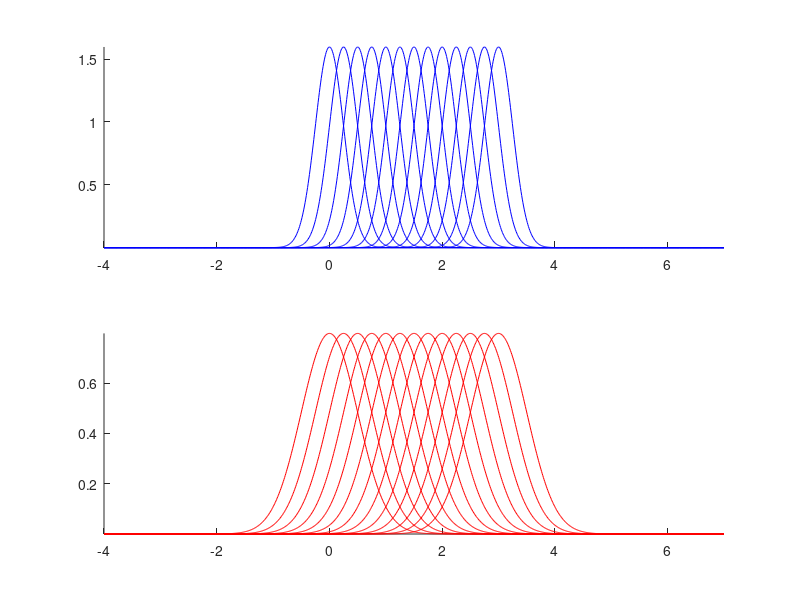

This figure's MATLAB source: (Note: this script raises an error after producing the figure.)
function run_normative_model

%% initialize 
fprintf('--------------\nRunning normative model simulations...\n');

%define mean of target distribution
muTlow = 0:.25:3;

% contrast widths
sigmaLow = 1;
sigmaHigh = 2;

% target scaling factor
f = .25;

%index of distribution used in previous plots
indTarget = find(muTlow == 1.5);

% visualize pdfs
x = linspace(min(muTlow)-2*sigmaHigh,max(muTlow)+2*sigmaHigh,1000);
for i = 1:length(muTlow)
    subplot(2,1,1); hold on;
    plot(x,normpdf(x,muTlow(i),sigmaLow*f),'b');
    axis tight;
    subplot(2,1,2); hold on;
    plot(x,normpdf(x,muTlow(i),sigmaHigh*f),'r');
    axis tight;
end



%% generate results for all values of muT
resFile = './_data/normative_model.mat';
%resFile = 'discriminability.mat';


%-----generate results for muTlow = 1.5------%
[res,p] = varianceSims(muTlow(indTarget),sigmaLow,sigmaHigh,f,1);

%% plot figures used in Cosyne abstract
plotFigs_CFA(res); drawnow;



%% generate res for all target means
if ~exist(resFile)
    fprintf('Simulating different target volumes...\n');
    for i = 1:length(muTlow)
        rr(i) = varianceSims(muTlow(i),sigmaLow,sigmaHigh,f,1);
    end
    save(resFile,'rr','-v7.3');
else
    fprintf('Loading simulation results...\n');
    load(resFile);
end




%% compare performance metrics
nLevels = 16;
times = 1:50;
iT = 1:length(times);
bins = -.5:(nLevels-.5);
bb = [bins,nLevels+.5,nLevels+1.5]-1;

% precompute distributions for each contrast, volume, time
for j = 1:length(rr)
    for i=1:numel(iT)
        
        % distributions
        targetDist(:,j,i,1) = rr(j).buffer.yT(50+times(iT(i)),:);
        targetDist(:,j,i,2) = rr(j).buffer.yT(100+times(iT(i)),:);
        noiseDist(:,j,i,1) = rr(j).buffer.yB(50+times(iT(i)),:);
        noiseDist(:,j,i,2) = rr(j).buffer.yB(100+times(iT(i)),:);
        
        % during each run, what was the gain?
        gain(:,j,i,1) = rr(j).buffer.k(50+times(iT(i)),:);
        gain(:,j,i,2) = rr(j).buffer.k(100+times(iT(i)),:);
        
    end
end

% decision rule: criterion that optimizes performance
% across all volumes and times
for i = 1:2
    allT = targetDist(:,:,:,i);
    allB = noiseDist(:,:,:,i);
    
    allVals = [allT(:); allB(:)];
    trueVals = [ones(size(allT(:))); zeros(size(allB(:)))];
    
    % try criterion to optimize detection
    crits = 0:16;
    for j = 1:length(crits)
        pred = allVals > crits(j);
        pc(j) = mean(pred == trueVals);
    end
    [~,mxi] = max(pc);
    crit(i) = crits(mxi);
    
end

contrastTimes = [50 100];
for j = 1:length(rr)
    for i=1:numel(iT)
        for k = 1:2
            
            % distributions for this condition
            tDist = squeeze(targetDist(:,j,i,k));
            nDist = squeeze(noiseDist(:,j,i,k));

            % roc values
            [~,~,roc(j,i,k)] = computeROC(nDist,tDist);
            
            % KL divergence
            dkl(j,i,k) = rr(j).buffer.Dkl(contrastTimes(k)+times(iT(i)),2);
            
            % distribution overlap
            doverlap(j,i,k) = rr(j).buffer.Dkl(contrastTimes(k)+times(iT(i)),1);
            
            % criterion decision rule
            allResp = [tDist; nDist];
            labels = [ones(size(tDist)); zeros(size(nDist))];
            pred = allResp > crit(1);
            fa(j,i,k) = mean(pred(labels==0));
            hr(j,i,k) = mean(pred(labels==1));
            perf(j,i,k) = mean(pred == labels);
            
        end
    end
end


% fit curves to each psychometric function
fprintf('Fitting model psychometric functions... '); tic;
metrics = {'roc','dkl','doverlap','perf'};
for m = 1:length(metrics)
    for i = 1:length(iT)
        for j = 1:2
            
            x = muTlow';
            eval(sprintf('y = squeeze(%s(:,i,j));',metrics{m}));
            [prms(m,i,j,:), mdl, thresh(m,i,j), sense(m,i,j), ~, ~,thresh75(m,i,j)] = ...
                fitLogGrid(x,y,[],[],[],.75);
            slope(m,i,j) = max(diff(y)./diff(x));
            
        end
    end
end
toc;

            


% plot graphs for each metric
tI = 1:25;
tcolors{1} = [ones(length(tI),1) ...
              linspace(.8,0,length(tI))' ...
              linspace(.8,0,length(tI))'];
tcolors{2} = [linspace(.8,0,length(tI))'...
              linspace(.8,0,length(tI))'...
              ones(length(tI),1)];
mmarks = linspace(.25,3,length(muTlow));
g = squeeze(mean(gain,[1 2]));


% colors
cols = [1 0 0; 0 0 1];
cols_lite = [1 .6 .6;
             .6 .6 1];

%plot discriminability versus target mean
f2 = figure(21); clf; hold on; 
mi = find(contains(metrics,'doverlap'));
times = 1:5:26;
for i=1:numel(times)
    subplot(3,numel(times),i);hold on;
    x = muTlow'; xf = linspace(min(x),max(x),100);
    
    % high contrast
    y = doverlap(:,times(i),1);
    pp(i,1,:) = squeeze(prms(mi,times(i),1,:));
    tr(i,1) = thresh(mi,times(i),1);
    sl(i,1) = slope(mi,times(i),1);
    plot(x,y,'.','color',cols_lite(1,:),'markersize',10);
    plot(xf,mdl(pp(i,1,:),xf),'color',cols(1,:),'linewidth',1);
    plot([tr(i,1) tr(i,1)],[.5 mdl(pp(i,1,:),tr(i,1))],...
         '--','color',cols(1,:),'linewidth',1);
    
    % low contrast
    y = doverlap(:,times(i),2);
    pp(i,2,:) = squeeze(prms(mi,times(i),2,:));
    tr(i,2) = thresh(mi,times(i),2);
    sl(i,2) = slope(mi,times(i),2);
    plot(x,y,'.','color',cols_lite(2,:),'markersize',10);
    plot(xf,mdl(pp(i,2,:),xf),'color',cols(2,:),'linewidth',1);
    plot([tr(i,2) tr(i,2)],[.5 mdl(pp(i,2,:),tr(i,2))],...
         '--','color',cols(2,:),'linewidth',1);
    xlabel('target mean');
    ylabel('discriminability');
    ylim([.6,.9]);xlim([min(muTlow),max(muTlow)])
    plotPrefs;
    
    subplot(3,numel(times),numel(times)+i);
    b = bar([2 1],tr(i,:),'FaceColor','flat');
    b.CData(1,:) = cols(2,:);
    b.CData(2,:) = cols(1,:);
    ylabel('Threshold'); ylim([0 2.5]);
    plotPrefs
    
    subplot(3,numel(times),numel(times)*2+i);
    b = bar([2 1],sl(i,:),'FaceColor','flat');
    b.CData(1,:) = cols(2,:);
    b.CData(2,:) = cols(1,:);
    ylabel('Slope'); ylim([0 .2]);
    plotPrefs;
    
    
end
saveFigPDF(f2,[900 400],'./_plots/_psychCurvesDT.pdf');


%% subplot for each target mean over time
f11 = figure(11); clf; hold on;

% color map
cw = [1,1,1];
cr = [1,0,0];
cb = [0,0,1];
cRL = [];cBL = [];
for i=1:15
    cRL = [cRL;cw+(cr-cw)*i./(numel(muTlow)+3)];
    cBL = [cBL;cw+(cb-cw)*i./(numel(muTlow)+3)];
end
cmap(:,:,1) = cBL;
cmap(:,:,2) = cRL;

for i = 1:numel(muTlow)
    
    subplot(4,4,i); hold on;
    clear d;
    d(1,:) = [rr(i).buffer.Dkl(95:100,1);rr(i).buffer.Dkl(1:50,1)];
    d(2,:) = [rr(i).buffer.Dkl(45:50,1);rr(i).buffer.Dkl(51:100,1)];
   
    plot([0 0],[.5 .9],'k--');
    title(sprintf('Target mu = %3.2f',muTlow(i)));
    
    for j = 1:size(d,1)
        
        % plot
        clear DD;
        DD = d(j,:);
        plot(-5:50,DD,'linewidth',2,'color',cmap(i+2,:,j));
        
    end
    plotPrefs;
        
end
saveFigPDF(f11,[800 700],'./_plots/_discriminabilityDTperMu.pdf');






%% nonlinearity slopes over time
times = 1:50;
nT = numel(times);
x0 = linspace(-10,10,100);
ind = 4;
sigmaNoise = p.rs_noise01.sigmaNoise; % noise added to spike
                                      % response
nLevels = 16; % max spikes per time bin?
tI = [100 50]; % contrast index over time

% make nonlinearity at each timepoint for plotting
clear rV;
for i=1:nT
    
    t = times(i);
    
    % low variance
    [~,rV(1,i,:)] = encodeWithDiscrete(x0, mean(res.buffer.k(100+t,:),2), ...
                                       mean(res.buffer.x0(100+t,:),2), ...
                                       0,nLevels);
    % high variance
    [~,rV(2,i,:)] = encodeWithDiscrete(x0, mean(res.buffer.k(100+t,:),2), ...
                                       mean(res.buffer.x0(100+t,:),2), ...
                                       0,nLevels);
    
end


%% gain plots (k)

f12 = figure(12); clf;
cc = {'b','r'};
ksamps = 40;
for i = 1:2
    
    subplot(2,3,2:3); hold on;
    ts = mean(res.buffer.k(tI(i):tI(i)+ksamps,:),2);
    
    %if i == 2
%    ts = -ts;
        % end
    %ts = normalize(ts,'range');
    
    plot(ts,'color',cc{i},'LineWidth',1);

    
    % find half 'max'
    halfMax = range(ts)/2 + min(ts);
    [~,mi] = min(abs(ts - halfMax));
    plot([mi mi],[0 ts(mi)],'--','color',cc{i},'linewidth',1);
    plot(mi,ts(mi),'o','color',cc{i},'linewidth',1);
    xlabel('Time (samples)');
    ylabel('Gain'); 
    plotPrefs; axis tight; ylim([.2 1]);
    
    halfRange(i) = mi;
    
end

subplot(2,3,6);
b = bar([1 2],halfRange,'FaceColor','flat');
b.CData(1,:) = cols(2,:);
b.CData(2,:) = cols(1,:);
ylabel('Timesteps to Half-Range'); ylim([0 11]);


% plot nonlinearities
subplot(2,3,1); hold on;
mRV = squeeze(rV(1,:,:));
times = 1:15;
nt = length(times);
alphas = linspace(.1,1,nt);
for i = 1:nt
    ph = plot(x0,mRV(i,:),'b');
    ph.Color(4) = alphas(i);
end
xlabel('signal'); ylabel('response');
plotPrefs;


% plot nonlinearities
subplot(2,3,4); hold on;
mRV = squeeze(rV(2,:,:));
for i = 1:nt
    ph = plot(x0,mRV(i,:),'r');
    ph.Color(4) = alphas(i);
end
xlabel('signal'); ylabel('response');
plotPrefs;
saveFigPDF(f12,[450 275],'./_plots/deltaGain.pdf');



%% summary
mu_lo = 1.5;
mu_hi = 2.25;
cols = [0 0 1; 1 0 0];
cols_lite = [.8 .8 1; 1 .8 .8];

% extract each time course
dd(:,1) = [rr(muTlow == mu_lo).buffer.Dkl(95:100,1);...
          rr(muTlow == mu_lo).buffer.Dkl(1:50,1)];
dd(:,2) = [rr(muTlow == mu_hi).buffer.Dkl(45:50,1);...
          rr(muTlow == mu_hi).buffer.Dkl(51:100,1)];
kk(:,1) = mean([rr(muTlow == mu_lo).buffer.k(95:100,:);...
                rr(muTlow == mu_lo).buffer.k(1:50,:)],2);
kk(:,2) = mean([rr(muTlow == mu_hi).buffer.k(45:50,:);...
                rr(muTlow == mu_hi).buffer.k(51:100,:)],2);

% time sampling, etc
t = -5:50;
tI = t>=0;
p0 = [.7 .1 4];
yy = dd;

% plot discriminability and fit
f12 = figure(12); clf;
subplot(3,3,[1 2]); hold on
for i = 1:2
    [prm(:,i),emdl,tau(i)] = fitExpGrid(t(tI),movmean(yy(tI,i),2),p0);
    plot(t,yy(:,i),'.','markersize',10,'color',cols_lite(i,:));
    plot(t(tI),emdl(prm(:,i),t(tI)),'color',cols(i,:),'linewidth',1);
end
axis tight; ylim([.65 .85]);
plot([0 0],ylim,'k--'); plotPrefs;
ylabel('Discriminability'); xlabel('Time (steps)');

% plot gain
subplot(3,3,[4 5]); hold on
for i = 1:2
    plot(t,kk(:,i),'-','color',cols(i,:));
end
axis tight; ylim([.35 .9]);
plot([0 0],ylim,'k--');
ylabel('Gain');
xlabel('Time (steps)');
plotPrefs;

% plot psychometric function near full adaptation
clear sl pp tr;
adaptT = 26;
mi = 3;
mdl = fitLogGrid();
subplot(3,3,7); hold on;
cI = [2 1]; % contrast is reversed
clear pp;
for i = 1:2
    y = doverlap(:,adaptT,cI(i));
    pp(i,:) = squeeze(prms(mi,adaptT,cI(i),:));
    tr(i) = thresh(mi,adaptT,cI(i));
    sl(i) = slope(mi,adaptT,cI(i));
    plot(x,y,'.','color',cols_lite(i,:),'markersize',10);
    plot(xf,mdl(pp(i,:),xf),'color',cols(i,:),'linewidth',1);
    plot([tr(i) tr(i)],[.5 mdl(pp(i,:),tr(i))],...
         '--','color',cols(i,:),'linewidth',1);
end
xlabel('Target Mean');
ylabel('Discriminability');
ylim([.6,.9]);xlim([min(muTlow),max(muTlow)])
plotPrefs;

% plot threshold
subplot(3,3,3);
b = bar([1 2],tr,'FaceColor','flat');
b.CData(1,:) = cols(1,:);
b.CData(2,:) = cols(2,:);
ylabel('Threshold');
plotPrefs; ylim([0 2.5]);

% plot slope
subplot(3,3,6);
b = bar([1 2],sl,'FaceColor','flat');
b.CData(1,:) = cols(1,:);
b.CData(2,:) = cols(2,:);
ylabel('Slope');
plotPrefs;  ylim([0 .15]);

% plot tau
subplot(3,3,9); hold on;
b = bar([1 2],tau,'FaceColor','flat');
b.CData(1,:) = cols(1,:);
b.CData(2,:) = cols(2,:);
ylabel('\tau (steps)');
plotPrefs; ylim([0 15]);

saveFigPDF(f12,[350 300],'./_plots/_model_summary.pdf');


%% plot distributions for each time point in the curve
f13 = figure(13); clf; hold on;
cG = [0,120,87]./255;
%iT = [1,5,9];
times = 0:5:26;
iT = 1:length(times);
bins = -.5:(nLevels-.5);
bb = [bins,nLevels+.5,nLevels+1.5]-1;
for i=1:numel(iT)
    subplot(3,length(iT),i+length(iT));hold on;
    hB = histcounts(rr(muTlow == mu_lo).buffer.yB(100+times(iT(i)),:),bins);
    hB = [0,hB./sum(hB),0,0];
    
    hT = histcounts(rr(muTlow == mu_lo).buffer.yT(100+times(iT(i)),:),bins);
    hT = [0,hT./sum(hT),0,0];
    
    stairs(bb,hB,'color',cols(1,:),'linewidth',1)
    stairs(bb,hT,'color',cG,'linewidth',1)
    ylim([0,.6])
    xlabel('spike count k')
    ylabel('P(k)')
    title(sprintf('Sample %d after switch',times(iT(i))));
    plotPrefs;
    
    subplot(3,length(iT),i+2*length(iT));hold on;
    hB = histcounts(rr(muTlow == mu_hi).buffer.yB(50+times(iT(i)),:),bins);
    hB = [0,hB./sum(hB),0,0];
    
    hT = histcounts(rr(muTlow == mu_hi).buffer.yT(50+times(iT(i)),:),bins);
    hT = [0,hT./sum(hT),0,0];
    
    stairs(bb,hB,'color',cols(2,:),'linewidth',1)
    stairs(bb,hT,'color',cG,'linewidth',1)
    ylim([0,.6])
    xlabel('spike count k')
    ylabel('P(k)')
    plotPrefs;
    
end
clite = [.6 .6 1; 1 .6 .6];
subplot(3,length(iT),[1:3]); hold on;
for i = 1:2
    plot(t,yy(:,i),'-','color',clite(i,:),'linewidth',1);
    plot(times,yy(ismember(t,times),i),'o','markersize',10,...
         'color',cols(i,:));
end
axis tight; ylim([.65 .85]);
plot([0 0],ylim,'k--'); plotPrefs;
ylabel('Discriminability'); xlabel('Time (steps)');
saveFigPDF(f13,[900 450],'./_plots/target_noise_dist_dt.pdf');





%% subplot for each target mean over time inverted and normalized


%  %% ROC computation
%  addpath(genpath('~/chris-lab/code_general/'));
%  for i = 1:length(rr)
%      signalD = rr(i).buffer.yT;
%      noiseD = rr(i).buffer.yB;
%      for t = 1:size(signalD,1)
%          [hits,fas,Dauc(i,t)] = computeROC(noiseD(t,:),signalD(t,:));
%      end
%  end
%  
%  
%  f11 = figure(11); clf; hold on;
%  
%  cmap(:,:,1) = cBL;
%  cmap(:,:,2) = cRL;
%  
%  for i = 1:numel(muTlow)
%      
%      subplot(4,4,i); hold on;
%      clear d;
%      d(1,:) = [Dauc(i,95:100) Dauc(i,1:50)];
%      d(2,:) = [Dauc(i,45:50) Dauc(i,51:100)];
%     
%      plot([0 0],[.5 .9],'k--');
%      title(sprintf('Target mu = %3.2f',muTlow(i)));
%      
%      for j = 1:size(d,1)
%          
%          % plot
%          clear DD;
%          DD = d(j,7:end);
%          
%          if j == 2
%              DD = DD;
%          end
%          %DD = normalize(DD,'range');
%          
%          plot(1:50,DD,'linewidth',2,'color',cmap(i+2,:,j));
%          
%      end
%      plotPrefs;
%          
%  end
%  saveFigPDF(f11,[800 700],'./_plots/_discriminabilityDTperMu_norminv.pdf');



%  for m = 1:length(metrics)
%      
%      fig(m) = figure(m); clf;
%      
%      % plot time markers
%      subplot(5,2,1); hold on;
%      for i = 1:length(tI)
%          plot([times(tI(i)) times(tI(i))], [.5 1],'color',tcolors{1}(i,:),...
%               'linewidth',1);
%          plot([times(tI(i)) times(tI(i))], [1.5 2],'color',tcolors{2}(i,:),...
%               'linewidth',1);
%      end
%      xlabel('Time (samples)'); xlim([-1 26]); plotPrefs;
%      
%      % plot volume markers
%      subplot(5,2,2); hold on;
%      for i = 1:length(muTlow)
%          plot([muTlow(i) muTlow(i)], [.5 1],'color',tcolors{1}(end,:),...
%               'linewidth',mmarks(i));
%          plot([muTlow(i) muTlow(i)], [1.5 2],'color',tcolors{2}(end,:),...
%               'linewidth',mmarks(i));
%      end
%      xlabel('Volume'); xlim([-.25 3.25]); plotPrefs;
%      
%      
%      % extract measure
%      eval(sprintf('D = %s;',metrics{m}));
%      
%      % limits
%      ylims = [floor(min(D(:))*10)/10 ceil(max(D(:))*10)/10];
%      
%      % plot psych curves
%      subplot(5,2,[3 4 5 6]); hold on
%      for i = 1:length(tI)
%          plot(muTlow,squeeze(D(:,tI(i),1)),'color',tcolors{1}(i,:));
%      end
%      for i = 1:length(tI)
%          plot(muTlow,squeeze(D(:,tI(i),2)),'color',tcolors{2}(i,:));
%      end
%      xlabel('Volume'); ylabel(sprintf('D_{%s}',metrics{m})); ylim(ylims);
%      plotPrefs;
%      
%      % plot time curves
%      s = subplot(5,2,[7 9]); hold on
%      for i = 1:length(muTlow)
%          plot(times(tI),squeeze(D(i,tI,1)),'color',tcolors{1}(end,:),...
%               'linewidth',mmarks(i));
%          plot(times(tI),squeeze(D(i,tI,2)),'color',tcolors{2}(end,:),...
%               'linewidth',mmarks(i));
%      end
%      xlabel('Time'); ylabel(sprintf('D_{%s}',metrics{m})); ylim(ylims);
%      %s.Position(3) = s.Position(3) / 2;
%      plotPrefs;
%      
%      subplot(5,2,[8]); hold on;
%      plot(g(:,1),squeeze(sense(m,:,1)),'r');
%      plot(g(:,2),squeeze(sense(m,:,2)),'b');
%      xlabel('Gain'); ylabel('Sensitivity'); plotPrefs;
%      
%      subplot(5,2,[10]); hold on;
%      plot(g(:,1),squeeze(slope(m,:,1)),'r');
%      plot(g(:,2),squeeze(slope(m,:,2)),'b');
%      xlabel('Gain'); ylabel('Slope'); plotPrefs;
%      
%      fn = sprintf('./_plots/model_gain_%s.pdf',metrics{m});
%      saveFigPDF(fig(m),[550 1000],fn);
%      
%  
%  end



        
    
    

    
    





%% plot dependence on target (new figs)

%  %generate colormap
%  cw = [1,1,1];
%  cr = [1,0,0];
%  cb = [0,0,1];
%  cRL = [];cBL = [];
%  for i=1:15
%      cRL = [cRL;cw+(cr-cw)*i./(numel(muTlow)+3)];
%      cBL = [cBL;cw+(cb-cw)*i./(numel(muTlow)+3)];
%  end



%  %plot discriminability over time
%  f1 = figure(1); clf; hold on; 
%  for i=1:numel(muTlow)
%      subplot(1,2,1);hold on;plot(-5:50,[D(95:100,i);D(1:50,  i)],'linewidth',2,'color',cBL(i+2,:));
%      subplot(1,2,2);hold on;plot(-5:50,[D(45:50, i);D(51:100,i)],'linewidth',2,'color',cRL(i+2,:));
%  end
%  subplot(1,2,1);
%  xlabel('time after switch from high to low');
%  ylabel('discriminability');
%  xlim([-5,50]);ylim([.5,.9])
%  plotPrefs;
%  
%  subplot(1,2,2);
%  xlabel('time after switch from high to low');
%  ylabel('discriminability');
%  xlim([-5,50]);ylim([.5,.9])
%  set(gcf,'color','w','Position',[200 200 1200 400])
%  plotPrefs;
%  saveFigPDF(f1,[900 300],'./_plots/_offCurvesdMu.pdf');





    
    








    
    
    
    
    